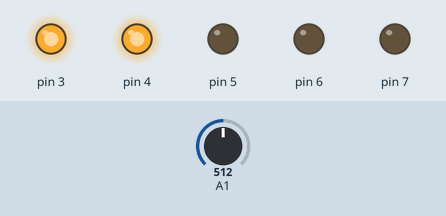
Recording of a sketch running on a simulated Arduino Uno, built with avr-gcc and run on an emulated ATmega328P. Shown: output pins drawn as LEDs (lit = HIGH). Inputs (shaded band) come from the test bench; at power-on: A1 = 512. What the sketch prints to the serial monitor is not drawn.

Above: at 1.2 s.
1.3 s: A1 set to 596
2.8 s: A1 set to 624
At 3.3 s:
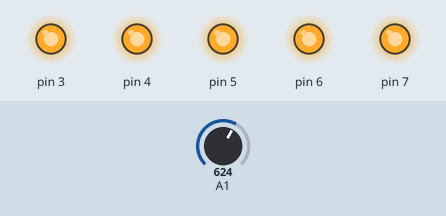
4.3 s: A1 set to 716
At 5.5 s:
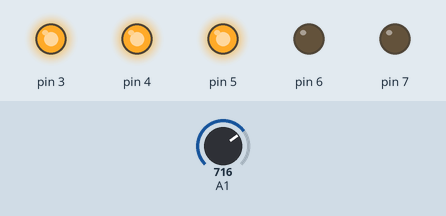
5.8 s: A1 set to 801
7.3 s: A1 set to 826
At 7.8 s:
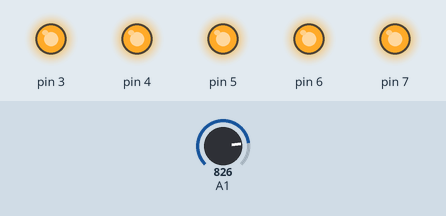
8.8 s: A1 set to 511
At 10.2 s:
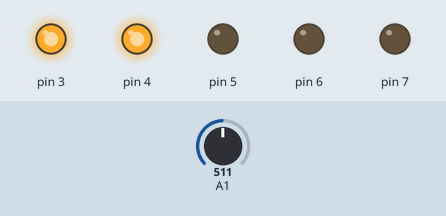
Timing chart, 0 to 11.3 s (numbered marks = the images above; inputs shaded):
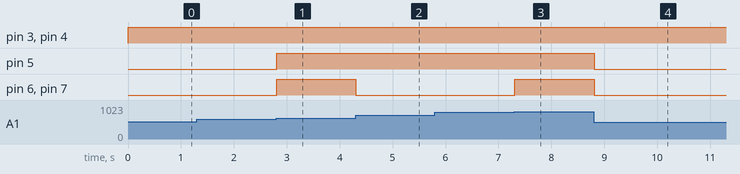

Measured:
- the behaviour switches between 613 and 614 on A1 (found by bisection; images 0 and 1)
- the behaviour switches between 818 and 819 on A1 (found by bisection; images 2 and 3)
- after the input at 2.8 s, pin 5–7: LOW → HIGH at once
- after the input at 4.3 s, pin 6, pin 7: HIGH → LOW at once
- after the input at 7.3 s, pin 6, pin 7: LOW → HIGH at once
- after the input at 8.8 s, pin 5–7: HIGH → LOW at once

The sketch:

WATER_SENSOR.ino
```cpp
void setup() {

pinMode(A1,INPUT);
pinMode(7,OUTPUT);
pinMode(6,OUTPUT);
pinMode(5,OUTPUT);
pinMode(4,OUTPUT);
pinMode(3,OUTPUT);
Serial.begin(9600);
}

void loop() {
int d=analogRead(A1);
int data=map(d,0,1023,0,100);
Serial.println(data);
if(data < 20){
digitalWrite(3, LOW);
digitalWrite(4, LOW);
digitalWrite(5, LOW);
digitalWrite(6, LOW);
digitalWrite(7, LOW);
}
else if(data>20 && data<40){
  digitalWrite(3, HIGH);
digitalWrite(4, LOW);
digitalWrite(5, LOW);
digitalWrite(6, LOW);
digitalWrite(7, LOW);
}
else if( data>40 && data<60){
  digitalWrite(3, HIGH);
digitalWrite(4, HIGH);
digitalWrite(5, LOW);
digitalWrite(6, LOW);
digitalWrite(7, LOW);
}
else if( data>60 && data<80){
  digitalWrite(3, HIGH);
digitalWrite(4, HIGH);
digitalWrite(5, HIGH);
digitalWrite(6, LOW);
digitalWrite(7, LOW);
}
else if( data>80 && data<100){
  digitalWrite(3, HIGH);
digitalWrite(4, HIGH);
digitalWrite(5, HIGH);
digitalWrite(6, HIGH);
digitalWrite(7, LOW);
}
else if(data=100){
  digitalWrite(3, HIGH);
digitalWrite(4, HIGH);
digitalWrite(5, HIGH);
digitalWrite(6, HIGH);
digitalWrite(7, HIGH);
}
}
```
